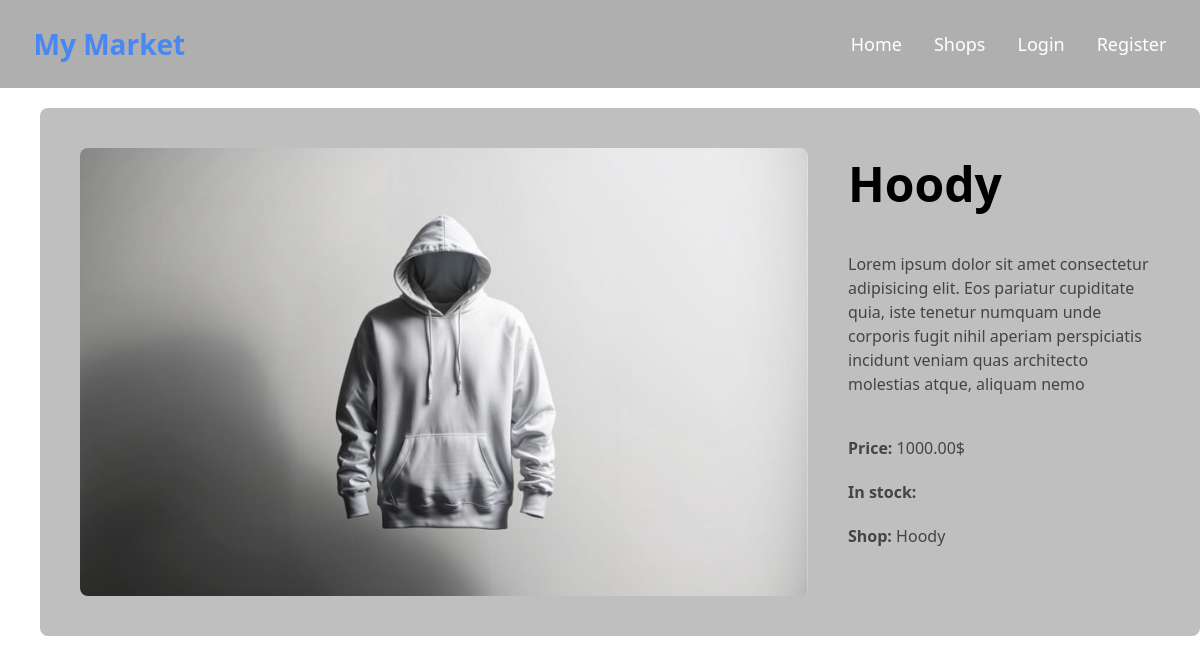
/products/market/1/, run on the app's committed database.
### apps/market/models.py (models this page shows, shortened)
class Product(models.Model):
    name = models.CharField(max_length=200)
    description = models.TextField()
    price = models.DecimalField(max_digits=10, decimal_places=2)
    image = models.ImageField(upload_to='product_images/',
                              null=True, blank=True)
    market = models.ForeignKey(Market, on_delete=models.CASCADE, related_name='products')

class Market(models.Model):
    name = models.CharField(max_length=200, unique=True)
    description = models.TextField()
    image = models.ImageField(upload_to='market_images/',
                              null=True, blank=True)
    slug = models.SlugField(unique=True, max_length=200)

### apps/market/views.py (the view)
# urls.py: path('products/<slug:slug>/<int:product_id>/', views.product_detail, name='product_detail'),
def product_detail(request, slug, product_id):
    try:
        market = Market.objects.get(slug=slug)
        product = Product.objects.get(id=product_id, market=market)
    except Product.DoesNotExist:
        return render(request, 'not_found.html')
    except Market.DoesNotExist:
        return render(request, 'not_found.html')
    return render(request, 'market/product_detail.html', {'product': product, 'market': market})

### templates/market/product_detail.html (shortened to what this page needs)
{% extends "base.html" %}
{% block content %}
<div class="max-w-7xl p-10 bg-[#00000040] ml-10 mt-5 flex rounded-lg gap-10">
  <div class="w-[70%]">
    <img class="w-full h-full object-cover rounded-lg" src="{{ product.image.url }}" alt="{{ product.name }}">
  </div>
  <div class="w-[30%]">
    <h1 class="text-[3rem] font-bold mb-8">{{ product.name }}</h1>
    <p class="text-[1rem] mb-10 text-[#444]">{{ product.description }}</p>
    <p class="text-[1rem] mb-5 text-[#444]"><strong>Price:</strong> {{ product.price }}$</p>
    <p class="text-[1rem] mb-5 text-[#444]"><strong>In stock:</strong> {{ product.quantity }}</p>
    <p class="text-[1rem] mb-5 text-[#444]"><strong>Shop:</strong>
      <a href="{% url 'market_detail_slug' market.slug %}">
        {{ product.market.name }}
      </a>
    </p>
  </div>
</div>
{% endblock %}

### templates/base.html (shortened to what this page needs)
{% load static %}
<!DOCTYPE html>
<html lang="ru">
<head>
    <script src="https://cdn.jsdelivr.net/npm/@tailwindcss/browser@4"></script>
</head>
<body>
    <header class="w-full flex justify-center items-center p-4 bg-[#00000050]">
        <div class="w-[97%] h-14 flex justify-center items-center">
            <div class="w-[20%] h-full flex justify-start items-center">
                <a class="text-[28px] font-bold text-[#4788F4FF]" href="{% url 'index' %}">My Market</a>
            </div>
            <div class="w-[80%] text-[18px] h-full flex justify-end items-center text-white gap-8">
                <ul class="gap-8 flex justify-center items-center">
                    <li><a class="cursor-pointer text-white hover:text-[#4788F4FF] transition duration-300"
                            href="{% url 'index' %}">Home</a></li>
                    <li><a class="cursor-pointer text-white hover:text-[#4788F4FF] transition duration-300"
                            href="{% url 'markets' %}">Shops</a></li>
                </ul>
                <div class="list-none flex gap-8">
                    {% if user.is_authenticated %}
                    <a class="cursor-pointer text-white hover:text-[#4788F4FF] transition duration-300"
                        href="{% url 'profile' %}">Profil</a>
                    <a class="cursor-pointer text-white hover:text-[#4788F4FF] transition duration-300"
                        href="{% url 'logout' %}">Logout</a>
                    {% else %}
                    <a class="cursor-pointer text-white hover:text-[#4788F4FF] transition duration-300"
                        href="{% url 'login' %}">Login</a>
                    <a class="cursor-pointer text-white hover:text-[#4788F4FF] transition duration-300"
                        href="{% url 'register' %}">Register</a>
                    {% endif %}
                </div>
            </div>
        </div>
    </header>
    {% block content %}
    {% endblock %}
</body>
</html>

### data on the page
Product: image (placeholder picture), name "Hoody", description "Lorem ipsum dolor sit amet consectetur adipisicing elit. Eos pariatur cupiditate quia, iste tenetur numquam unde corporis fugit nihil aperiam perspiciatis incidunt veniam quas architecto molestias atque, aliquam nemo", price "1000.00", market.name "Hoody"
